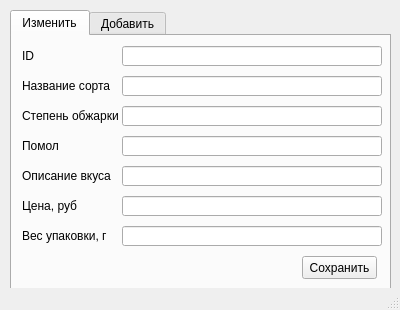
<?xml version="1.0" encoding="UTF-8"?>
<ui version="4.0">
 <class>MainWindow</class>
 <widget class="QMainWindow" name="MainWindow">
  <property name="geometry">
   <rect>
    <x>0</x>
    <y>0</y>
    <width>400</width>
    <height>310</height>
   </rect>
  </property>
  <property name="windowTitle">
   <string>Измениене или добавление записи</string>
  </property>
  <widget class="QWidget" name="centralwidget">
   <widget class="QTabWidget" name="tabWidget">
    <property name="geometry">
     <rect>
      <x>10</x>
      <y>10</y>
      <width>381</width>
      <height>281</height>
     </rect>
    </property>
    <property name="currentIndex">
     <number>0</number>
    </property>
    <widget class="QWidget" name="tab_1">
     <attribute name="title">
      <string>Изменить</string>
     </attribute>
     <widget class="QLabel" name="label">
      <property name="geometry">
       <rect>
        <x>10</x>
        <y>10</y>
        <width>100</width>
        <height>20</height>
       </rect>
      </property>
      <property name="text">
       <string>ID</string>
      </property>
     </widget>
     <widget class="QLabel" name="label_2">
      <property name="geometry">
       <rect>
        <x>10</x>
        <y>40</y>
        <width>100</width>
        <height>20</height>
       </rect>
      </property>
      <property name="text">
       <string>Название сорта</string>
      </property>
     </widget>
     <widget class="QLabel" name="label_3">
      <property name="geometry">
       <rect>
        <x>10</x>
        <y>70</y>
        <width>100</width>
        <height>20</height>
       </rect>
      </property>
      <property name="text">
       <string>Степень обжарки</string>
      </property>
     </widget>
     <widget class="QLabel" name="label_4">
      <property name="geometry">
       <rect>
        <x>10</x>
        <y>100</y>
        <width>100</width>
        <height>20</height>
       </rect>
      </property>
      <property name="text">
       <string>Помол</string>
      </property>
     </widget>
     <widget class="QLabel" name="label_5">
      <property name="geometry">
       <rect>
        <x>10</x>
        <y>130</y>
        <width>100</width>
        <height>20</height>
       </rect>
      </property>
      <property name="text">
       <string>Описание вкуса</string>
      </property>
     </widget>
     <widget class="QLabel" name="label_6">
      <property name="geometry">
       <rect>
        <x>10</x>
        <y>160</y>
        <width>100</width>
        <height>20</height>
       </rect>
      </property>
      <property name="text">
       <string>Цена, руб</string>
      </property>
     </widget>
     <widget class="QLabel" name="label_7">
      <property name="geometry">
       <rect>
        <x>10</x>
        <y>190</y>
        <width>100</width>
        <height>20</height>
       </rect>
      </property>
      <property name="text">
       <string>Вес упаковки, г</string>
      </property>
     </widget>
     <widget class="QLineEdit" name="id_edit">
      <property name="enabled">
       <bool>true</bool>
      </property>
      <property name="geometry">
       <rect>
        <x>110</x>
        <y>10</y>
        <width>260</width>
        <height>20</height>
       </rect>
      </property>
     </widget>
     <widget class="QLineEdit" name="sort_edit">
      <property name="geometry">
       <rect>
        <x>110</x>
        <y>40</y>
        <width>260</width>
        <height>20</height>
       </rect>
      </property>
     </widget>
     <widget class="QLineEdit" name="roast_edit">
      <property name="geometry">
       <rect>
        <x>110</x>
        <y>70</y>
        <width>260</width>
        <height>20</height>
       </rect>
      </property>
     </widget>
     <widget class="QLineEdit" name="type_edit">
      <property name="geometry">
       <rect>
        <x>110</x>
        <y>100</y>
        <width>260</width>
        <height>20</height>
       </rect>
      </property>
     </widget>
     <widget class="QLineEdit" name="taste_edit">
      <property name="geometry">
       <rect>
        <x>110</x>
        <y>130</y>
        <width>260</width>
        <height>20</height>
       </rect>
      </property>
     </widget>
     <widget class="QLineEdit" name="price_edit">
      <property name="geometry">
       <rect>
        <x>110</x>
        <y>160</y>
        <width>260</width>
        <height>20</height>
       </rect>
      </property>
     </widget>
     <widget class="QLineEdit" name="volume_edit">
      <property name="geometry">
       <rect>
        <x>110</x>
        <y>190</y>
        <width>260</width>
        <height>20</height>
       </rect>
      </property>
     </widget>
     <widget class="QPushButton" name="save_btn_1">
      <property name="geometry">
       <rect>
        <x>290</x>
        <y>220</y>
        <width>75</width>
        <height>23</height>
       </rect>
      </property>
      <property name="text">
       <string>Сохранить</string>
      </property>
     </widget>
    </widget>
    <widget class="QWidget" name="tab_2">
     <attribute name="title">
      <string>Добавить</string>
     </attribute>
     <widget class="QLineEdit" name="id_add">
      <property name="geometry">
       <rect>
        <x>110</x>
        <y>10</y>
        <width>260</width>
        <height>20</height>
       </rect>
      </property>
     </widget>
     <widget class="QLineEdit" name="sort_add">
      <property name="geometry">
       <rect>
        <x>110</x>
        <y>40</y>
        <width>260</width>
        <height>20</height>
       </rect>
      </property>
     </widget>
     <widget class="QLineEdit" name="roast_add">
      <property name="geometry">
       <rect>
        <x>110</x>
        <y>70</y>
        <width>260</width>
        <height>20</height>
       </rect>
      </property>
     </widget>
     <widget class="QLineEdit" name="taste_add">
      <property name="geometry">
       <rect>
        <x>110</x>
        <y>130</y>
        <width>260</width>
        <height>20</height>
       </rect>
      </property>
     </widget>
     <widget class="QLineEdit" name="volume_add">
      <property name="geometry">
       <rect>
        <x>110</x>
        <y>190</y>
        <width>260</width>
        <height>20</height>
       </rect>
      </property>
     </widget>
     <widget class="QLineEdit" name="price_add">
      <property name="geometry">
       <rect>
        <x>110</x>
        <y>160</y>
        <width>260</width>
        <height>20</height>
       </rect>
      </property>
     </widget>
     <widget class="QLineEdit" name="type_add">
      <property name="geometry">
       <rect>
        <x>110</x>
        <y>100</y>
        <width>260</width>
        <height>20</height>
       </rect>
      </property>
     </widget>
     <widget class="QLabel" name="label_12">
      <property name="geometry">
       <rect>
        <x>10</x>
        <y>130</y>
        <width>100</width>
        <height>20</height>
       </rect>
      </property>
      <property name="text">
       <string>Описание вкуса</string>
      </property>
     </widget>
     <widget class="QLabel" name="label_13">
      <property name="geometry">
       <rect>
        <x>10</x>
        <y>160</y>
        <width>100</width>
        <height>20</height>
       </rect>
      </property>
      <property name="text">
       <string>Цена, руб</string>
      </property>
     </widget>
     <widget class="QLabel" name="label_9">
      <property name="geometry">
       <rect>
        <x>10</x>
        <y>40</y>
        <width>100</width>
        <height>20</height>
       </rect>
      </property>
      <property name="text">
       <string>Название сорта</string>
      </property>
     </widget>
     <widget class="QLabel" name="label_11">
      <property name="geometry">
       <rect>
        <x>10</x>
        <y>100</y>
        <width>100</width>
        <height>20</height>
       </rect>
      </property>
      <property name="text">
       <string>Помол</string>
      </property>
     </widget>
     <widget class="QLabel" name="label_10">
      <property name="geometry">
       <rect>
        <x>10</x>
        <y>70</y>
        <width>100</width>
        <height>20</height>
       </rect>
      </property>
      <property name="text">
       <string>Степень обжарки</string>
      </property>
     </widget>
     <widget class="QLabel" name="label_14">
      <property name="geometry">
       <rect>
        <x>10</x>
        <y>190</y>
        <width>100</width>
        <height>20</height>
       </rect>
      </property>
      <property name="text">
       <string>Вес упаковки, г</string>
      </property>
     </widget>
     <widget class="QLabel" name="label_8">
      <property name="geometry">
       <rect>
        <x>10</x>
        <y>10</y>
        <width>100</width>
        <height>20</height>
       </rect>
      </property>
      <property name="text">
       <string>ID</string>
      </property>
     </widget>
     <widget class="QPushButton" name="save_btn_2">
      <property name="geometry">
       <rect>
        <x>290</x>
        <y>220</y>
        <width>75</width>
        <height>23</height>
       </rect>
      </property>
      <property name="text">
       <string>Сохранить</string>
      </property>
     </widget>
    </widget>
   </widget>
  </widget>
  <widget class="QStatusBar" name="statusbar"/>
 </widget>
 <resources/>
 <connections/>
</ui>
